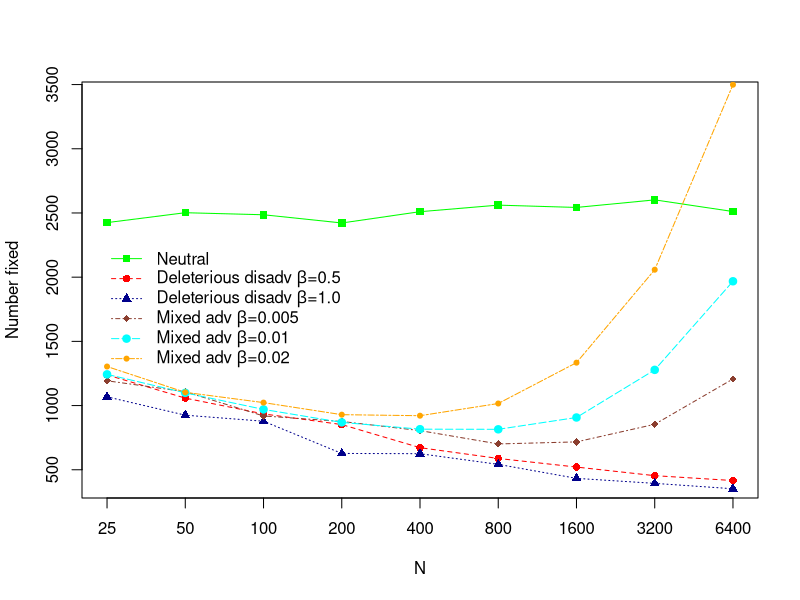

Source code (R): (Note: this script raises an error after producing the figure.)
# R script to produce plot of number of fixations for a fixed mu using the infinite sites model
#setwd("../../../nearly-neutral/data/9_13_17")
neut = read.csv("in_neut_mulist_N25_6400.csv",comment.char="#")
del5 = read.csv("in_del_mulist_N25_6400_theta0.5.csv",comment.char="#")
del1 = read.csv("in_del_mulist_N25_6400_theta1.csv",comment.char="#")
mixed05 = read.csv("in_mixed_mulist_N25_6400_theta0.5_0.005.csv",comment.char="#")
mixed1 = read.csv("in_mixed_mulist_N25_6400_theta0.5_0.01.csv",comment.char="#")
mixed2 = read.csv("in_mixed_mulist_N25_6400_theta0.5_0.02.csv",comment.char="#")

# uncomment the line with the nmu (mu) value that you want to use.
#nmu=0.0250; ymax = 17000; ymin=2000; legend_max = 12000 
#nmu=0.0100; ymax = 6900; ymin=900; legend_max = 4800
nmu=0.0050; ymax = 3400; ymin=400; legend_max = 2300
#nmu=0.0025; ymax = 1800; ymin = 200; legend_max = 1200 

neutstats=subset(neut,mu==nmu,select=c(N,mu,num_extinct,num_fixed,fraction_fixed,ave_fixed_time))
del5stats=subset(del5,mu==nmu,select=c(N,mu,num_extinct,num_fixed,fraction_fixed,ave_fixed_time))
del1stats=subset(del1,mu==nmu,select=c(N,mu,num_extinct,num_fixed,fraction_fixed,ave_fixed_time))
mixed05stats=subset(mixed05,mu==nmu,select=c(N,mu,num_extinct,num_fixed,fraction_fixed,ave_fixed_time))
mixed1stats=subset(mixed1,mu==nmu,select=c(N,mu,num_extinct,num_fixed,fraction_fixed,ave_fixed_time))
mixed2stats=subset(mixed2,mu==nmu,select=c(N,mu,num_extinct,num_fixed,fraction_fixed,ave_fixed_time))

# Add column "type" to dataframes
neutstats$type = 1
del5stats$type=2
del1stats$type=3
mixed05stats$type=4
mixed1stats$type=5
mixed2stats$type=6
# concatenate dataframes
all_stats = rbind(neutstats, 
   #del04stats, del08stats, del2stats, 
  del5stats, del1stats, mixed05stats,mixed1stats,mixed2stats) 
colors= c("green","red","darkblue","coral4","cyan","orange","brown")
pchars = c(15,16,17,18,19,20,14)
labels=c(
"Neutral",
expression(paste("Deleterious disadv ",beta,"=0.5")),
expression(paste("Deleterious disadv ",beta,"=1.0")),
expression(paste("Mixed adv ",beta,"=0.005")),
expression(paste("Mixed adv ",beta,"=0.01")),
expression(paste("Mixed adv ",beta,"=0.02")))
linetypes = c(1,2,3,4,5,6,7,8,9)
dev.off()
i=1
plot(all_stats$N[all_stats$type==i],all_stats$num_fixed[all_stats$type==i],log="x",xaxt="n",pch=pchars[1],col=colors[1],xlab="N",ylab="Number fixed",ylim=c(ymin,ymax),xlim=c(25.0,6400.0))
axis(1,at=c(25,50,100,200,400,800,1600,3200,6400))
lines(all_stats$N[all_stats$type==i],all_stats$num_fixed[all_stats$type==i],col=colors[1],lty=linetypes[1])
for( i in 2:6 ){
  points(all_stats$N[all_stats$type==i],all_stats$num_fixed[all_stats$type==i],pch=pchars[i],col=colors[i])
  lines(all_stats$N[all_stats$type==i],all_stats$num_fixed[all_stats$type==i],col=colors[i],lty=i)
}
nmu_string = paste0(" = ",nmu)
#title(expression(paste("Number mutations fixed with ",mu,nmu_string)))
legend(25,legend_max,labels,col=colors,pch=pchars,lty=linetypes,bty="n")
dev.copy(png,paste0("Num_mutations_fixed_mu_",nmu,".png"))    # copies what is on the screen to a file.
dev.off()
dev.copy(tiff,paste0("Num_mutations_fixed_mu_",nmu,".tiff"))    # copies what is on the screen to a file.
dev.off()
dev.copy(pdf,paste0("Num_mutations_fixed_mu_",nmu,".pdf"))    # copies what is on the screen to a file.
dev.off()

